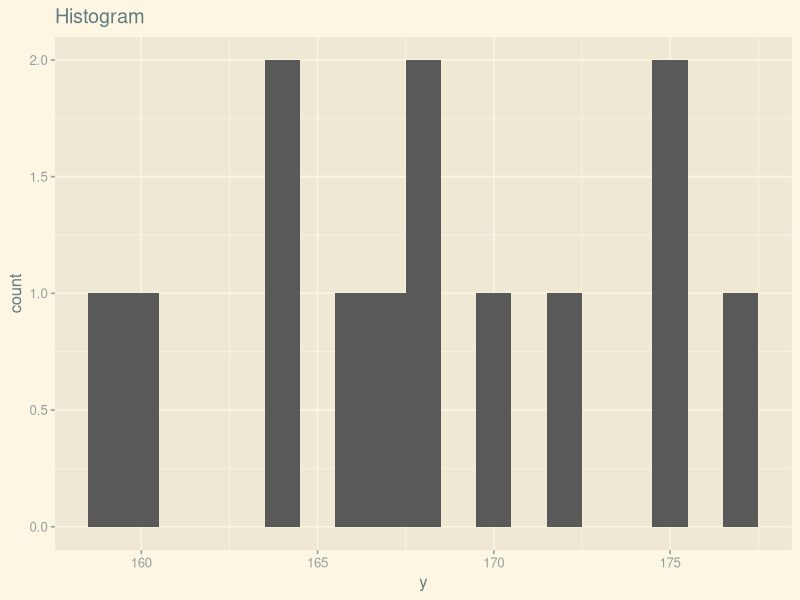
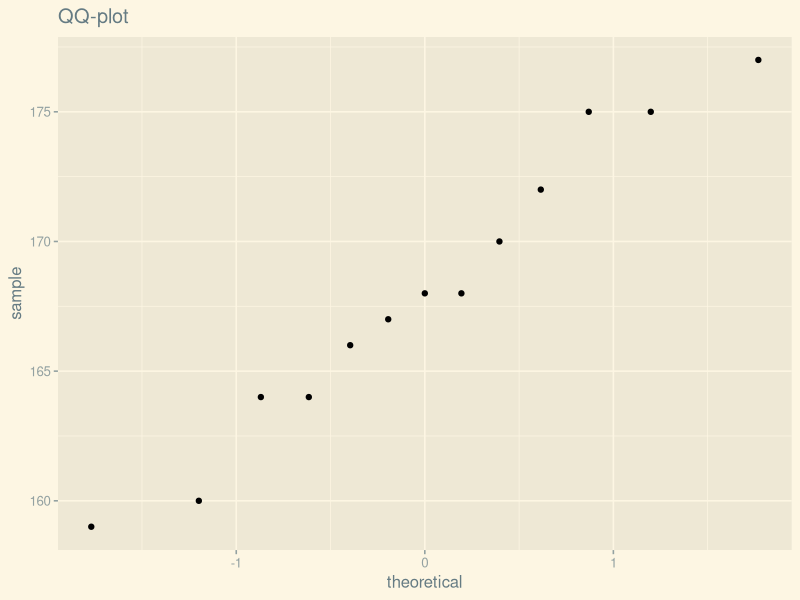
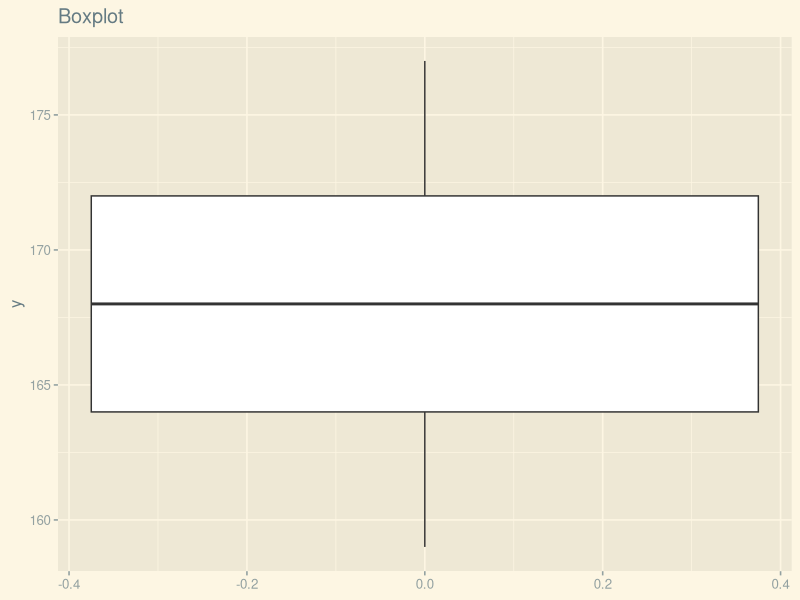
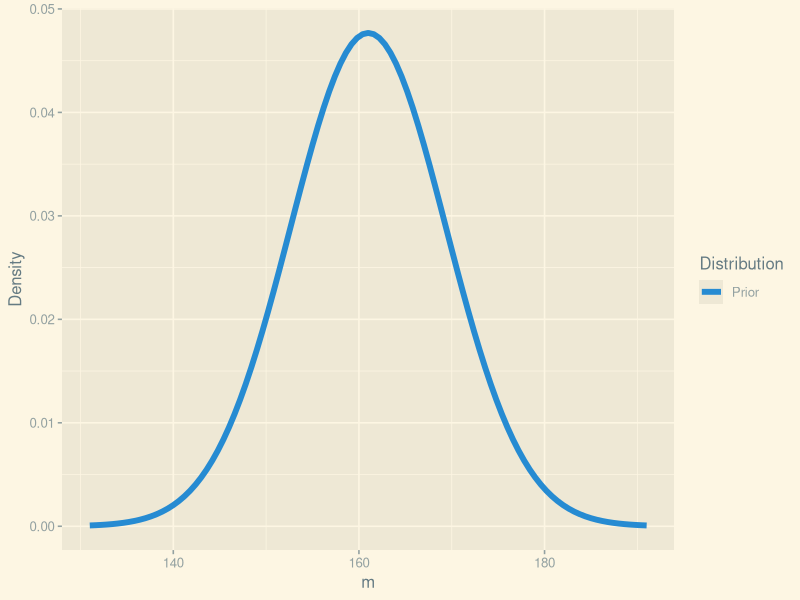
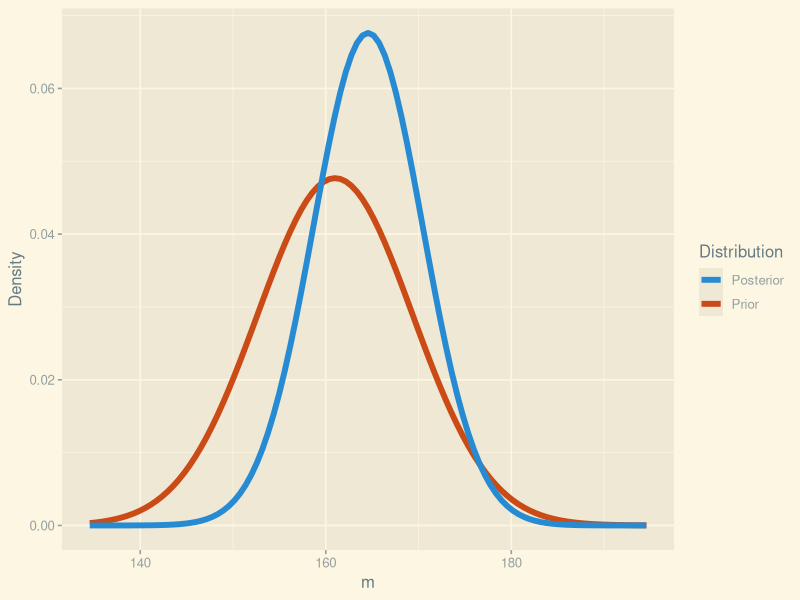

The R script that drew these images, in order:
## ---- chunk 1
# Set chunk options here 

knitr::opts_chunk$set(echo = TRUE)
## ---- chunk 2
library(tidyverse)
library(glue)
library(ggthemes)

theme_set(theme_solarized_2())
## ---- chunk 3
dat <- tibble(y = c(166, 168, 168, 177, 160, 170, 172, 159, 175, 164, 175, 167, 164))
k <- 1/900
u <- 161
l <- 1/70
## ---- chunk 4
dat |> summary()
## ---- chunk 5
dat |> 
  ggplot(aes(x = y)) +
  geom_histogram(binwidth = 1) +
  ggtitle("Histogram")
## ---- chunk 6
dat |> 
  ggplot(aes(sample = y)) +
  stat_qq() +
  ggtitle("QQ-plot")
## ---- chunk 7
dat |> 
  ggplot(aes(y = y)) +
  geom_boxplot() +
  ggtitle("Boxplot")
## ---- chunk 8
alpha <- 0.05 / 2 # two tailed
n <- length(dat$y)
mean <- mean(dat$y)
std_dev <- sd(dat$y)
std_err <- std_dev / sqrt(n)
t <- qt(1 - alpha, df = n - 1)
ci <- mean + c(-1, 1) * t * std_err
ci

# or, alternatively
confint(lm(y ~ 1, data = dat))
## ---- chunk 9
ggnorm <- function(mean, sd, Distribution) {
  stat_function(
    fun = dnorm, 
    n = 101, 
    args = list(mean, sd), 
    linewidth = 2, 
    aes(color = Distribution)
  )
}

std_dev <- 1/sqrt(l)

tibble(x = u + 30 * c(-1, 1)) |>
  ggplot(data = , aes(x)) +
  ggnorm(u, std_dev, "Prior") +
  labs(
    x = "m",
    y = "Density"
  ) +
  scale_colour_solarized()
## ---- chunk 10
pretty <- function(n) {
  # round to 2 decimal places
  n |> 
    round(2) |>
    format(nsmall = 2)
}
glue("Prior mean: {pretty(u)} cm")
glue("Prior standard deviation: {pretty(std_dev)} cm")
glue("Prior median: {pretty(u)} cm")
ci_prior <- qnorm(c(0.025, 0.975), u, std_dev)
glue("95% CrI: [{pretty(ci_prior[1])} cm, {pretty(ci_prior[2])} cm]")
glue("(95% CI for data: [{pretty(ci[1])} cm, {pretty(ci[2])} cm])")
glue("P[X > 200] = {1 - pnorm(200, u, std_dev)} cm")
## ---- chunk 11
u_prior <- u
std_dev_prior <- std_dev
mean_y = mean(dat$y)
u_posterior <- (k * n * mean_y + l * u_prior) / (k * n + l)
std_dev_posterior <- 1 / sqrt(k * n + l)
## ---- chunk 12
tibble(x = u_posterior + 30 * c(-1, 1)) |>
  ggplot(data = , aes(x)) +
  ggnorm(u_prior, std_dev_prior, "Prior") +
  ggnorm(u_posterior, std_dev_posterior, "Posterior") +
  labs(
    x = "m",
    y = "Density"
  ) +
  scale_colour_solarized()
## ---- chunk 13
glue("Prior -> Posterior")
glue("mean: {u_prior} -> {pretty(u_posterior)} cm")
glue("standard deviation: {pretty(std_dev_prior)} -> {pretty(std_dev_posterior)} cm")
glue("median: {pretty(u_prior)} -> {pretty(u_posterior)} cm")
ci_prior <- qnorm(c(0.025, 0.975), u_prior, std_dev_prior)
ci_posterior <- qnorm(c(0.025, 0.975), u_posterior, std_dev_posterior)
glue("95% CrI: [{pretty(ci_prior[1])} cm, {pretty(ci_prior[2])} cm] -> [{pretty(ci_posterior[1])} cm, {pretty(ci_posterior[2])} cm]")
